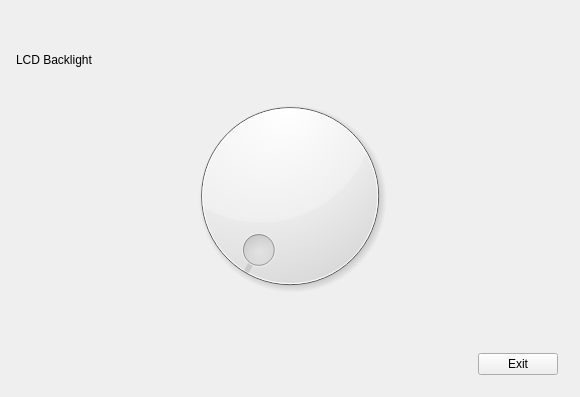
<?xml version="1.0" encoding="UTF-8"?>
<ui version="4.0">
 <class>Widget</class>
 <widget class="QWidget" name="Widget">
  <property name="geometry">
   <rect>
    <x>0</x>
    <y>0</y>
    <width>580</width>
    <height>397</height>
   </rect>
  </property>
  <property name="windowTitle">
   <string>Widget</string>
  </property>
  <layout class="QVBoxLayout" name="verticalLayout_2">
   <property name="spacing">
    <number>10</number>
   </property>
   <property name="leftMargin">
    <number>10</number>
   </property>
   <property name="topMargin">
    <number>10</number>
   </property>
   <property name="rightMargin">
    <number>10</number>
   </property>
   <property name="bottomMargin">
    <number>10</number>
   </property>
   <item>
    <layout class="QVBoxLayout" name="verticalLayout" stretch="1,1,8,1,1">
     <property name="leftMargin">
      <number>6</number>
     </property>
     <property name="topMargin">
      <number>6</number>
     </property>
     <property name="rightMargin">
      <number>6</number>
     </property>
     <property name="bottomMargin">
      <number>6</number>
     </property>
     <item>
      <spacer name="verticalSpacer_3">
       <property name="orientation">
        <enum>Qt::Vertical</enum>
       </property>
       <property name="sizeType">
        <enum>QSizePolicy::Preferred</enum>
       </property>
       <property name="sizeHint" stdset="0">
        <size>
         <width>20</width>
         <height>40</height>
        </size>
       </property>
      </spacer>
     </item>
     <item>
      <widget class="QLabel" name="label">
       <property name="text">
        <string>LCD Backlight</string>
       </property>
      </widget>
     </item>
     <item>
      <layout class="QHBoxLayout" name="horizontalLayout_3">
       <property name="leftMargin">
        <number>6</number>
       </property>
       <property name="topMargin">
        <number>6</number>
       </property>
       <property name="rightMargin">
        <number>6</number>
       </property>
       <property name="bottomMargin">
        <number>6</number>
       </property>
       <item>
        <spacer name="horizontalSpacer_3">
         <property name="orientation">
          <enum>Qt::Horizontal</enum>
         </property>
         <property name="sizeType">
          <enum>QSizePolicy::Preferred</enum>
         </property>
         <property name="sizeHint" stdset="0">
          <size>
           <width>40</width>
           <height>20</height>
          </size>
         </property>
        </spacer>
       </item>
       <item>
        <widget class="QDial" name="dial">
         <property name="sizePolicy">
          <sizepolicy hsizetype="Preferred" vsizetype="Preferred">
           <horstretch>0</horstretch>
           <verstretch>0</verstretch>
          </sizepolicy>
         </property>
        </widget>
       </item>
       <item>
        <spacer name="horizontalSpacer_2">
         <property name="orientation">
          <enum>Qt::Horizontal</enum>
         </property>
         <property name="sizeType">
          <enum>QSizePolicy::Preferred</enum>
         </property>
         <property name="sizeHint" stdset="0">
          <size>
           <width>40</width>
           <height>20</height>
          </size>
         </property>
        </spacer>
       </item>
      </layout>
     </item>
     <item>
      <spacer name="verticalSpacer">
       <property name="orientation">
        <enum>Qt::Vertical</enum>
       </property>
       <property name="sizeHint" stdset="0">
        <size>
         <width>20</width>
         <height>40</height>
        </size>
       </property>
      </spacer>
     </item>
     <item>
      <layout class="QHBoxLayout" name="horizontalLayout" stretch="10,1">
       <property name="leftMargin">
        <number>6</number>
       </property>
       <property name="topMargin">
        <number>6</number>
       </property>
       <property name="rightMargin">
        <number>6</number>
       </property>
       <property name="bottomMargin">
        <number>6</number>
       </property>
       <item>
        <spacer name="horizontalSpacer">
         <property name="orientation">
          <enum>Qt::Horizontal</enum>
         </property>
         <property name="sizeHint" stdset="0">
          <size>
           <width>40</width>
           <height>20</height>
          </size>
         </property>
        </spacer>
       </item>
       <item>
        <widget class="QPushButton" name="exitButton">
         <property name="sizePolicy">
          <sizepolicy hsizetype="Preferred" vsizetype="Preferred">
           <horstretch>0</horstretch>
           <verstretch>0</verstretch>
          </sizepolicy>
         </property>
         <property name="text">
          <string>Exit</string>
         </property>
        </widget>
       </item>
      </layout>
     </item>
    </layout>
   </item>
  </layout>
 </widget>
 <layoutdefault spacing="6" margin="11"/>
 <resources/>
 <connections>
  <connection>
   <sender>exitButton</sender>
   <signal>clicked()</signal>
   <receiver>Widget</receiver>
   <slot>close()</slot>
   <hints>
    <hint type="sourcelabel">
     <x>348</x>
     <y>277</y>
    </hint>
    <hint type="destinationlabel">
     <x>199</x>
     <y>149</y>
    </hint>
   </hints>
  </connection>
 </connections>
</ui>
